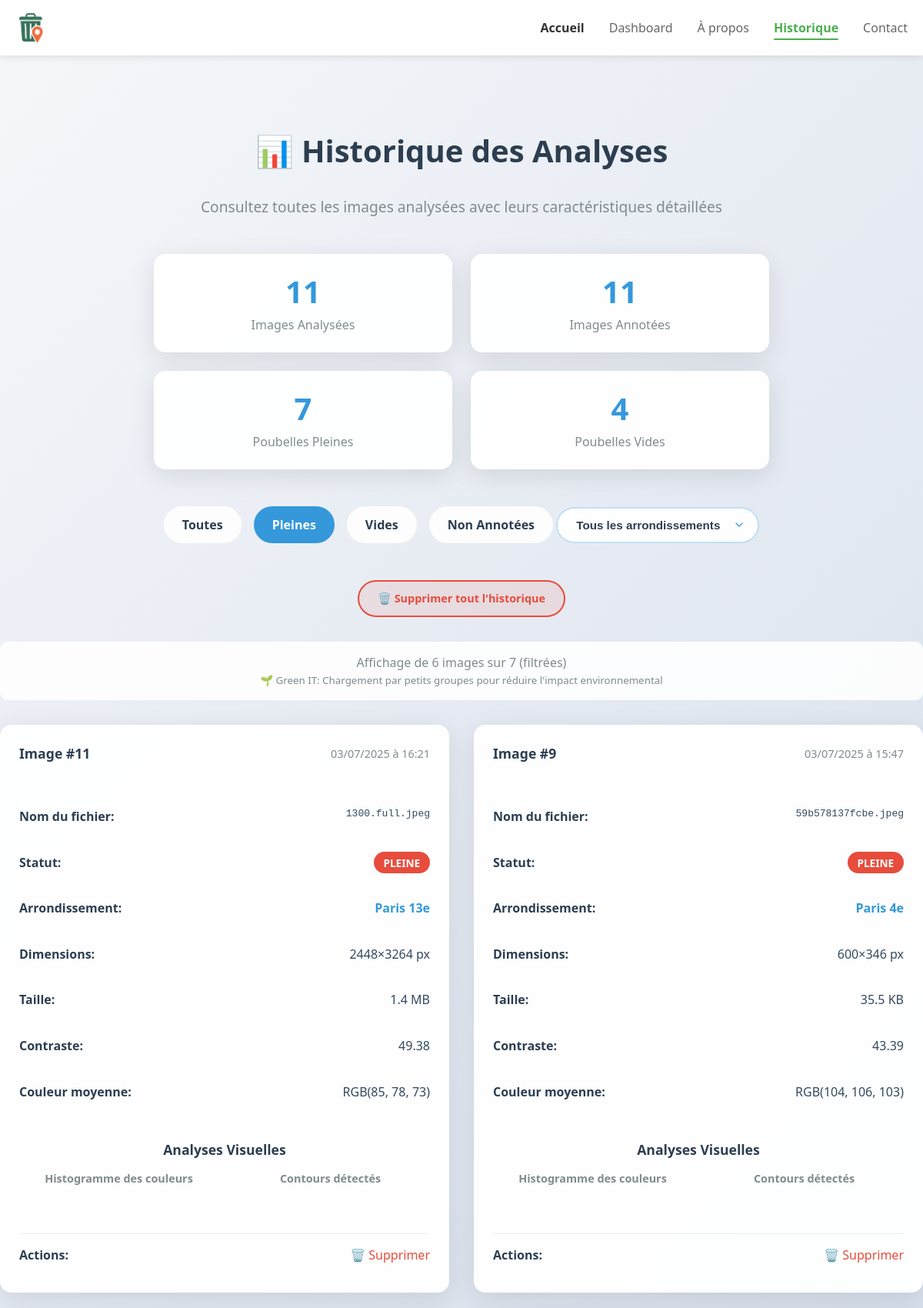
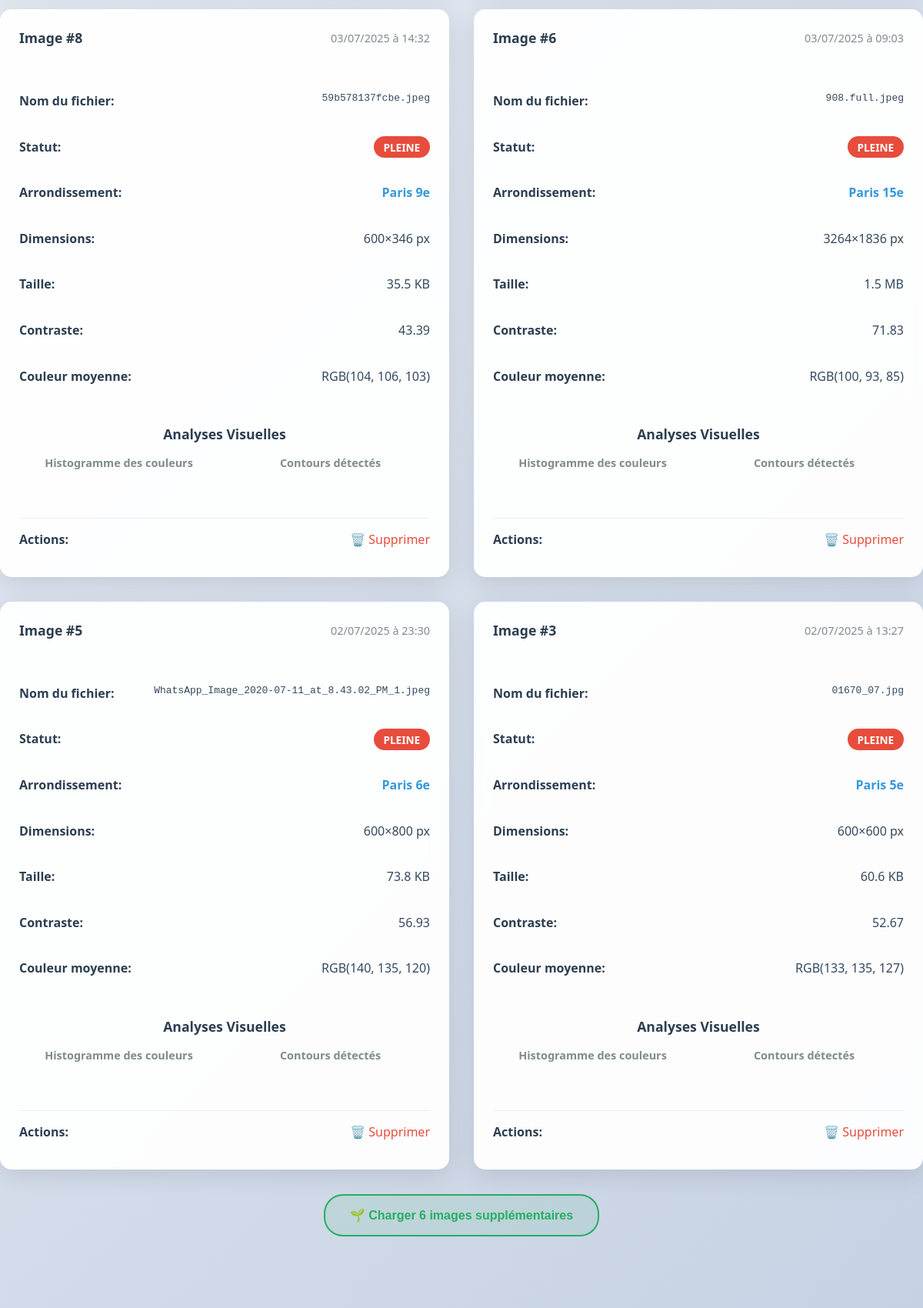
Page /historique?filter=pleine (upper part) on the committed database (2 pictures, top to bottom).
### tables this page shows
CREATE TABLE images (
                id INTEGER PRIMARY KEY AUTOINCREMENT,
                filepath TEXT,
                upload_date TEXT,
                annotation TEXT,
                filesize INTEGER,
                width INTEGER,
                height INTEGER,
                avg_color_r INTEGER,
                avg_color_g INTEGER,
                avg_color_b INTEGER,
                contrast REAL
            , histogram_data TEXT, histogram_image TEXT, edge_image TEXT, exif_date_taken TEXT, exif_latitude REAL, exif_longitude REAL);

### app.py (the view)
@app.route('/historique')
def historique():
    filter_type = request.args.get('filter')
    arrondissement_filter = request.args.get('arrondissement')
    page = int(request.args.get('page', 1))
    per_page = 6  # Nombre d'images par page (Green IT - 2x3 grille)
    def get_filtered_images(start_offset, batch_size, max_attempts=10):
        images = []
        current_offset = start_offset
        attempts = 0
        while len(images) < per_page and attempts < max_attempts:
            with sqlite3.connect('database.db') as conn:
                cursor = conn.cursor()
                base_query = "SELECT * FROM images"
                where_clauses = []
                if filter_type == 'pleine':
                    where_clauses.append('annotation = "pleine"')
                elif filter_type == 'vide':
                    where_clauses.append('annotation = "vide"')
                elif filter_type == 'non_annotees':
                    where_clauses.append('(annotation IS NULL OR annotation = "")')
                where_clause = ' WHERE ' + ' AND '.join(where_clauses) if where_clauses else ''
                paginated_query = base_query + where_clause + f' ORDER BY upload_date DESC LIMIT {batch_size} OFFSET {current_offset}'
                cursor.execute(paginated_query)
                columns = [description[0] for description in cursor.description]
                batch_images = [dict(zip(columns, row)) for row in cursor.fetchall()]
                if not batch_images:
                    break
                for image in batch_images:
                    if image['exif_latitude'] is not None and image['exif_longitude'] is not None:
                        latitude, longitude = image['exif_latitude'], image['exif_longitude']
                    else:
                        latitude, longitude = generate_random_paris_coordinates_safe(image['id'])
                    image['arrondissement'] = get_paris_district_from_coordinates(latitude, longitude)
                    if not arrondissement_filter or image['arrondissement'] == arrondissement_filter:
                        images.append(image)
                        if len(images) >= per_page:
                            break
                current_offset += batch_size
                attempts += 1
        return images[:per_page], current_offset
    start_offset = (page - 1) * per_page
    batch_size = per_page * 4 if arrondissement_filter else per_page
    images, final_offset = get_filtered_images(start_offset, batch_size)
    with sqlite3.connect('database.db') as conn:
        cursor = conn.cursor()
        count_query = "SELECT COUNT(*) FROM images"
        where_clauses = []
        if filter_type == 'pleine':
            where_clauses.append('annotation = "pleine"')
        elif filter_type == 'vide':
            where_clauses.append('annotation = "vide"')
        elif filter_type == 'non_annotees':
            where_clauses.append('(annotation IS NULL OR annotation = "")')
        where_clause = ' WHERE ' + ' AND '.join(where_clauses) if where_clauses else ''
        cursor.execute(count_query + where_clause)
        total_filtered_images = cursor.fetchone()[0]
        if arrondissement_filter:
            total_filtered_images = max(1, total_filtered_images // 20)
        cursor.execute('SELECT COUNT(*) FROM images')
        total_images = cursor.fetchone()[0]
        cursor.execute('SELECT COUNT(*) FROM images WHERE annotation IS NOT NULL AND annotation != ""')
        annotated_images = cursor.fetchone()[0]
        cursor.execute('SELECT COUNT(*) FROM images WHERE annotation = "pleine"')
        images_pleine = cursor.fetchone()[0]
        cursor.execute('SELECT COUNT(*) FROM images WHERE annotation = "vide"')
        images_vide = cursor.fetchone()[0]
        cursor.execute('SELECT id, exif_latitude, exif_longitude FROM images ORDER BY id')
        all_image_data = cursor.fetchall()
        arrondissements = set()
        for img_id, exif_lat, exif_lng in all_image_data:
            if exif_lat is not None and exif_lng is not None:
                latitude, longitude = exif_lat, exif_lng
            else:
                latitude, longitude = generate_random_paris_coordinates_safe(img_id)
            arr = get_paris_district_from_coordinates(latitude, longitude)
            arrondissements.add(arr)
        arrondissements = sorted(list(arrondissements))
        for image in images:
            image = extract_exif_coordinates_and_arrondissement(image)
            if image['upload_date']:
                try:
                    date_obj = datetime.strptime(image['upload_date'], '%Y-%m-%d %H:%M:%S')
                    image['upload_date'] = date_obj.strftime('%d/%m/%Y à %H:%M')
                except:
                    pass
            if image['filesize']:
                size_kb = image['filesize'] / 1024
                if size_kb < 1024:
                    image['filesize'] = f"{size_kb:.1f} KB"
                else:
                    size_mb = size_kb / 1024
                    image['filesize'] = f"{size_mb:.1f} MB"
    has_next = len(images) == per_page and final_offset < total_filtered_images * 2  # Facteur de sécurité
    next_page = page + 1 if has_next else None
    return render_template('historique.html',
                         images=images,
                         total_images=total_images,
                         annotated_images=annotated_images,
                         images_pleine=images_pleine,
                         images_vide=images_vide,
                         filter_type=filter_type,
                         arrondissement_filter=arrondissement_filter,
                         arrondissements=arrondissements,
                         current_page=page,
                         has_next=has_next,
                         next_page=next_page,
                         total_filtered_images=total_filtered_images,
                         images_shown=len(images),
                         per_page=per_page)

### templates/historique.html (shortened to what this page needs)
<!DOCTYPE html>
<html lang="fr">
<head>
    <link rel="stylesheet" href="{{ url_for('static', filename='styles.css') }}">
</head>
<body>
    <header class="header">
        <div class="container">
            <div class="logo">
                <img src="{{ url_for('static', filename='images/Logo_TrashTrack.png') }}" alt="TrashTrack" class="logo-img">
            </div>
            <nav class="nav">
                <a href="{{ url_for('home') }}" class="nav-link">Accueil</a>
                <a href="/dashboard.html" class="nav-link">Dashboard</a>
                <a href="/apropos.html" class="nav-link">À propos</a>
                <a href="{{ url_for('historique') }}" class="nav-link active">Historique</a>
                <a href="/contact.html" class="nav-link">Contact</a>
            </nav>
        </div>
    </header>
    <main class="main">
        <div class="container resources-container">
            <h1 class="page-title">📊 Historique des Analyses</h1>
            <p class="subtitle">Consultez toutes les images analysées avec leurs caractéristiques détaillées</p>
            <div class="stats-section">
                <div class="stat-card">
                    <span class="stat-number">{{ total_images }}</span>
                    <div class="stat-label">Images Analysées</div>
                </div>
                <div class="stat-card">
                    <span class="stat-number">{{ annotated_images }}</span>
                    <div class="stat-label">Images Annotées</div>
                </div>
                <div class="stat-card">
                    <span class="stat-number">{{ images_pleine }}</span>
                    <div class="stat-label">Poubelles Pleines</div>
                </div>
                <div class="stat-card">
                    <span class="stat-number">{{ images_vide }}</span>
                    <div class="stat-label">Poubelles Vides</div>
                </div>
            </div>
            <div class="filter-section">
                <div class="filter-buttons">
                    <a href="{{ url_for('historique', arrondissement=arrondissement_filter) if arrondissement_filter else url_for('historique') }}"
                       class="filter-btn {{ 'active' if not filter_type else '' }}">Toutes</a>
                    <a href="{{ url_for('historique', filter='pleine', arrondissement=arrondissement_filter) if arrondissement_filter else url_for('historique', filter='pleine') }}"
                       class="filter-btn {{ 'active' if filter_type == 'pleine' else '' }}">Pleines</a>
                    <a href="{{ url_for('historique', filter='vide', arrondissement=arrondissement_filter) if arrondissement_filter else url_for('historique', filter='vide') }}"
                       class="filter-btn {{ 'active' if filter_type == 'vide' else '' }}">Vides</a>
                    <a href="{{ url_for('historique', filter='non_annotees', arrondissement=arrondissement_filter) if arrondissement_filter else url_for('historique', filter='non_annotees') }}"
                       class="filter-btn {{ 'active' if filter_type == 'non_annotees' else '' }}">Non Annotées</a>
                </div>
                <div class="arrondissement-filter">
                    <select class="arrondissement-select" id="arrondissementSelect" onchange="filterByArrondissement()">
                        <option value="">Tous les arrondissements</option>
                    </select>
                </div>
                {% if total_images > 0 %}
                <div style="margin-top: 1.5rem; text-align: center;">
                    <a href="{{ url_for('clear_history') }}"
                       class="clear-history-btn"
                       onclick="return confirm('⚠️ ATTENTION ⚠️\n\nCette action va supprimer DÉFINITIVEMENT :\n• Toutes les images uploadées\n• Tous les histogrammes générés\n• Tous les fichiers de contours\n• Toutes les données de la base\n\nCette action est IRRÉVERSIBLE !\n\nÊtes-vous absolument sûr de vouloir continuer ?')">
                        🗑️ Supprimer tout l'historique
                    </a>
                </div>
                {% endif %}
            </div>
            {% if images %}
            <div class="pagination-info" style="text-align: center; margin-bottom: 1rem; color: #7f8c8d;">
                <p>Affichage de {{ images_shown }} images sur {{ total_filtered_images }}
                {% if filter_type %}(filtrées){% endif %}</p>
                <small>🌱 Green IT: Chargement par petits groupes pour réduire l'impact environnemental</small>
            </div>
            <div class="images-grid" id="images-container">
                {% for image in images %}
                <div class="image-card">
                    <div class="image-header">
                        <span class="image-id">Image #{{ image['id'] }}</span>
                        <span class="image-date">{{ image['upload_date'] }}</span>
                    </div>
                    <div class="image-details">
                        <div class="detail-row">
                            <span class="detail-label">Nom du fichier:</span>
                            <span class="detail-value" style="font-family: monospace; word-break: break-all;">{{ image['filepath'].split('/')[-1] }}</span>
                        </div>
                        <div class="detail-row">
                            <span class="detail-label">Statut:</span>
                            <span class="detail-value">
                                <span class="status-annotation status-{{ image['annotation'] or 'non' }}">
                                    {{ image['annotation'] or "Non Annoté" }}
                                </span>
                            </span>
                        </div>
                        <div class="detail-row">
                            <span class="detail-label">Arrondissement:</span>
                            <span class="detail-value" style="font-weight: 600; color: #3498db;">{{ image['arrondissement'] }}</span>
                        </div>
                        <div class="detail-row">
                            <span class="detail-label">Dimensions:</span>
                            <span class="detail-value">{{ image['width'] }}×{{ image['height'] }} px</span>
                        </div>
                        <div class="detail-row">
                            <span class="detail-label">Taille:</span>
                            <span class="detail-value">{{ image['filesize'] }}</span>
                        </div>
                        <div class="detail-row">
                            <span class="detail-label">Contraste:</span>
                            <span class="detail-value">{{ "%.2f"|format(image['contrast']) }}</span>
                        </div>
                        <div class="detail-row">
                            <span class="detail-label">Couleur moyenne:</span>
                            <span class="detail-value">RGB({{ image['avg_color_r'] }}, {{ image['avg_color_g'] }}, {{ image['avg_color_b'] }})</span>
                        </div>
                    </div>
                    <div class="analysis-section">
                        <h3 class="analysis-title">Analyses Visuelles</h3>
                        <div class="analysis-images">
                            <div class="analysis-item">
                                <h4>Histogramme des couleurs</h4>
                            </div>
                            <div class="analysis-item">
                                <h4>Contours détectés</h4>
                            </div>
                        </div>
                    </div>
                    <div class="detail-row" style="margin-top: 1rem; padding-top: 1rem; border-top: 1px solid #ecf0f1;">
                        <span class="detail-label">Actions:</span>
                        <span class="detail-value">
                            <a href="{{ url_for('delete_image', image_id=image['id']) }}"
                               onclick="return confirm('Supprimer cette image ?')"
                               style="color: #e74c3c; text-decoration: none;">🗑️ Supprimer</a>
                        </span>
                    </div>
                </div>
                {% endfor %}
            </div>
            {% if has_next %}
            <div class="load-more-section" style="text-align: center; margin-top: 2rem;">
                <button id="load-more-btn" class="load-more-btn"
                        data-next-page="{{ next_page }}"
                        data-filter="{{ filter_type or '' }}"
                        data-arrondissement="{{ arrondissement_filter or '' }}">
                    🌱 Charger 6 images supplémentaires
                </button>
            </div>
            {% endif %}
            {% else %}
            <div class="no-images">
                <p>Aucune image trouvée pour les critères sélectionnés.</p>
                <p><a href="{{ url_for('home') }}" style="color: #3498db; text-decoration: none;">Commencez par uploader votre première image →</a></p>
            </div>
            {% endif %}
        </div>
    </main>
</body>
</html>

### rows in the picture
images: id "11", upload_date "03/07/2025 à 16:21", filepath "1300.full.jpeg", annotation "PLEINE", arrondissement "Paris 13e", width "2448", height "3264", filesize "1.4 MB", contrast "49.38", avg_color_r "85", avg_color_g "78", avg_color_b "73"
images: id "9", upload_date "03/07/2025 à 15:47", filepath "59b578137fcbe.jpeg", annotation "PLEINE", arrondissement "Paris 4e", width "600", height "346", filesize "35.5 KB", contrast "43.39", avg_color_r "104", avg_color_g "106", avg_color_b "103"
images: id "8", upload_date "03/07/2025 à 14:32", filepath "59b578137fcbe.jpeg", annotation "PLEINE", arrondissement "Paris 9e", width "600", height "346", filesize "35.5 KB", contrast "43.39", avg_color_r "104", avg_color_g "106", avg_color_b "103"
images: id "6", upload_date "03/07/2025 à 09:03", filepath "908.full.jpeg", annotation "PLEINE", arrondissement "Paris 15e", width "3264", height "1836", filesize "1.5 MB", contrast "71.83", avg_color_r "100", avg_color_g "93", avg_color_b "85"
images: id "5", upload_date "02/07/2025 à 23:30", filepath "WhatsApp_Image_2020-07-11_at_8.43.02_PM_1.jpeg", annotation "PLEINE", arrondissement "Paris 6e", width "600", height "800", filesize "73.8 KB", contrast "56.93", avg_color_r "140", avg_color_g "135", avg_color_b "120"
images: id "3", upload_date "02/07/2025 à 13:27", filepath "01670_07.jpg", annotation "PLEINE", arrondissement "Paris 5e", width "600", height "600", filesize "60.6 KB", contrast "52.67", avg_color_r "133", avg_color_g "135", avg_color_b "127"

### other values in the picture
{{ total_images }} "11"
{{ annotated_images }} "11"
{{ images_pleine }} "7"
{{ images_vide }} "4"
{{ images_shown }} "6"
{{ total_filtered_images }} "7"
